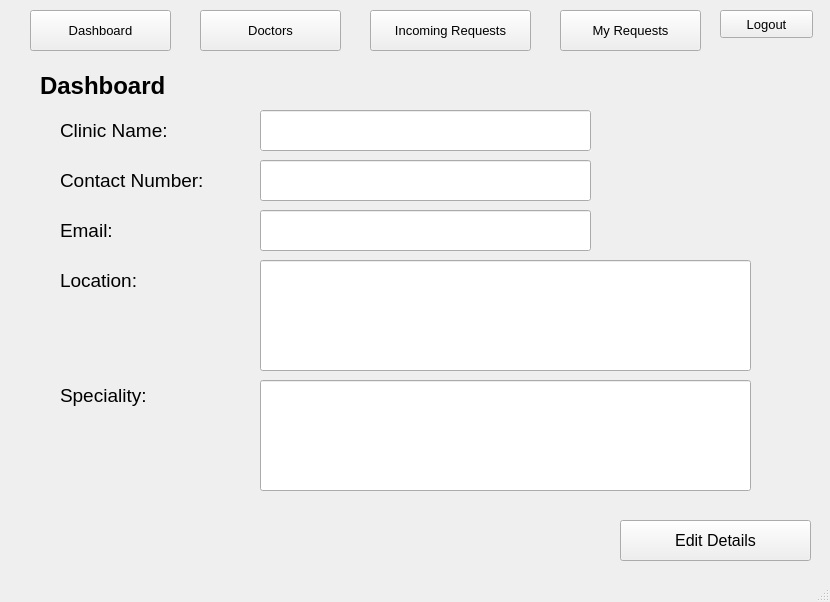
<?xml version="1.0" encoding="UTF-8"?>
<ui version="4.0">
 <class>CinicPage</class>
 <widget class="QMainWindow" name="CinicPage">
  <property name="geometry">
   <rect>
    <x>0</x>
    <y>0</y>
    <width>830</width>
    <height>602</height>
   </rect>
  </property>
  <property name="windowTitle">
   <string>Clnic Main Page</string>
  </property>
  <widget class="QWidget" name="centralwidget">
   <widget class="QLabel" name="label">
    <property name="geometry">
     <rect>
      <x>40</x>
      <y>50</y>
      <width>231</width>
      <height>71</height>
     </rect>
    </property>
    <property name="font">
     <font>
      <pointsize>18</pointsize>
      <weight>75</weight>
      <bold>true</bold>
     </font>
    </property>
    <property name="text">
     <string>Dashboard</string>
    </property>
    <property name="wordWrap">
     <bool>true</bool>
    </property>
   </widget>
   <widget class="QLabel" name="label_2">
    <property name="geometry">
     <rect>
      <x>60</x>
      <y>80</y>
      <width>621</width>
      <height>101</height>
     </rect>
    </property>
    <property name="font">
     <font>
      <pointsize>14</pointsize>
     </font>
    </property>
    <property name="text">
     <string>Clinic Name:</string>
    </property>
   </widget>
   <widget class="QLabel" name="label_3">
    <property name="geometry">
     <rect>
      <x>60</x>
      <y>250</y>
      <width>121</width>
      <height>61</height>
     </rect>
    </property>
    <property name="font">
     <font>
      <pointsize>14</pointsize>
      <strikeout>false</strikeout>
     </font>
    </property>
    <property name="mouseTracking">
     <bool>false</bool>
    </property>
    <property name="focusPolicy">
     <enum>Qt::NoFocus</enum>
    </property>
    <property name="acceptDrops">
     <bool>false</bool>
    </property>
    <property name="autoFillBackground">
     <bool>false</bool>
    </property>
    <property name="text">
     <string>Location:</string>
    </property>
    <property name="scaledContents">
     <bool>false</bool>
    </property>
    <property name="wordWrap">
     <bool>true</bool>
    </property>
   </widget>
   <widget class="QLabel" name="label_4">
    <property name="geometry">
     <rect>
      <x>60</x>
      <y>370</y>
      <width>161</width>
      <height>51</height>
     </rect>
    </property>
    <property name="font">
     <font>
      <pointsize>14</pointsize>
     </font>
    </property>
    <property name="text">
     <string>Speciality: </string>
    </property>
   </widget>
   <widget class="QToolButton" name="EditDetails">
    <property name="geometry">
     <rect>
      <x>620</x>
      <y>520</y>
      <width>191</width>
      <height>41</height>
     </rect>
    </property>
    <property name="font">
     <font>
      <pointsize>12</pointsize>
     </font>
    </property>
    <property name="text">
     <string>Edit Details</string>
    </property>
    <property name="checkable">
     <bool>false</bool>
    </property>
    <property name="popupMode">
     <enum>QToolButton::DelayedPopup</enum>
    </property>
    <property name="toolButtonStyle">
     <enum>Qt::ToolButtonIconOnly</enum>
    </property>
    <property name="autoRaise">
     <bool>false</bool>
    </property>
    <property name="arrowType">
     <enum>Qt::NoArrow</enum>
    </property>
   </widget>
   <widget class="QLabel" name="label_5">
    <property name="geometry">
     <rect>
      <x>60</x>
      <y>160</y>
      <width>221</width>
      <height>41</height>
     </rect>
    </property>
    <property name="font">
     <font>
      <pointsize>14</pointsize>
     </font>
    </property>
    <property name="text">
     <string>Contact Number: </string>
    </property>
   </widget>
   <widget class="QLabel" name="label_6">
    <property name="geometry">
     <rect>
      <x>60</x>
      <y>210</y>
      <width>481</width>
      <height>41</height>
     </rect>
    </property>
    <property name="font">
     <font>
      <pointsize>14</pointsize>
     </font>
    </property>
    <property name="text">
     <string>Email:</string>
    </property>
   </widget>
   <widget class="QLineEdit" name="lineEditContactNumber">
    <property name="geometry">
     <rect>
      <x>260</x>
      <y>160</y>
      <width>331</width>
      <height>41</height>
     </rect>
    </property>
    <property name="font">
     <font>
      <pointsize>12</pointsize>
     </font>
    </property>
    <property name="text">
     <string/>
    </property>
    <property name="readOnly">
     <bool>true</bool>
    </property>
   </widget>
   <widget class="QLineEdit" name="lineEditClinicName">
    <property name="geometry">
     <rect>
      <x>260</x>
      <y>110</y>
      <width>331</width>
      <height>41</height>
     </rect>
    </property>
    <property name="font">
     <font>
      <pointsize>12</pointsize>
     </font>
    </property>
    <property name="autoFillBackground">
     <bool>true</bool>
    </property>
    <property name="text">
     <string/>
    </property>
    <property name="readOnly">
     <bool>true</bool>
    </property>
   </widget>
   <widget class="QLineEdit" name="lineEditEmail">
    <property name="geometry">
     <rect>
      <x>260</x>
      <y>210</y>
      <width>331</width>
      <height>41</height>
     </rect>
    </property>
    <property name="font">
     <font>
      <pointsize>12</pointsize>
     </font>
    </property>
    <property name="text">
     <string/>
    </property>
    <property name="readOnly">
     <bool>true</bool>
    </property>
   </widget>
   <widget class="QLineEdit" name="lineEditLocation">
    <property name="geometry">
     <rect>
      <x>260</x>
      <y>260</y>
      <width>491</width>
      <height>111</height>
     </rect>
    </property>
    <property name="font">
     <font>
      <pointsize>12</pointsize>
     </font>
    </property>
    <property name="text">
     <string/>
    </property>
    <property name="readOnly">
     <bool>true</bool>
    </property>
   </widget>
   <widget class="QLineEdit" name="lineEditSpeciality">
    <property name="geometry">
     <rect>
      <x>260</x>
      <y>380</y>
      <width>491</width>
      <height>111</height>
     </rect>
    </property>
    <property name="font">
     <font>
      <pointsize>12</pointsize>
     </font>
    </property>
    <property name="text">
     <string/>
    </property>
    <property name="readOnly">
     <bool>true</bool>
    </property>
   </widget>
   <widget class="QPushButton" name="DoctorsButton">
    <property name="geometry">
     <rect>
      <x>200</x>
      <y>10</y>
      <width>141</width>
      <height>41</height>
     </rect>
    </property>
    <property name="font">
     <font>
      <pointsize>10</pointsize>
     </font>
    </property>
    <property name="text">
     <string>Doctors</string>
    </property>
   </widget>
   <widget class="QPushButton" name="DashboardButton">
    <property name="geometry">
     <rect>
      <x>30</x>
      <y>10</y>
      <width>141</width>
      <height>41</height>
     </rect>
    </property>
    <property name="font">
     <font>
      <pointsize>10</pointsize>
     </font>
    </property>
    <property name="text">
     <string>Dashboard</string>
    </property>
   </widget>
   <widget class="QPushButton" name="IncomingRequestsButton">
    <property name="geometry">
     <rect>
      <x>370</x>
      <y>10</y>
      <width>161</width>
      <height>41</height>
     </rect>
    </property>
    <property name="font">
     <font>
      <pointsize>10</pointsize>
     </font>
    </property>
    <property name="text">
     <string>Incoming Requests</string>
    </property>
   </widget>
   <widget class="QPushButton" name="LogoutButton">
    <property name="geometry">
     <rect>
      <x>720</x>
      <y>10</y>
      <width>93</width>
      <height>28</height>
     </rect>
    </property>
    <property name="font">
     <font>
      <pointsize>10</pointsize>
     </font>
    </property>
    <property name="text">
     <string>Logout</string>
    </property>
   </widget>
   <widget class="QPushButton" name="MyRequestsButton">
    <property name="geometry">
     <rect>
      <x>560</x>
      <y>10</y>
      <width>141</width>
      <height>41</height>
     </rect>
    </property>
    <property name="font">
     <font>
      <pointsize>10</pointsize>
     </font>
    </property>
    <property name="text">
     <string>My Requests</string>
    </property>
   </widget>
  </widget>
  <widget class="QStatusBar" name="statusbar"/>
 </widget>
 <resources/>
 <connections/>
</ui>
